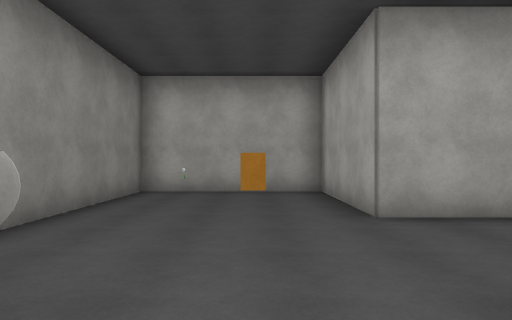
[1] (above)

24 first-person views from a walk through a scene from a Unity 3-D project. The camera is 1.5 m above the floor, looks level and sees 70° across. The floor is counted in squares, 2 m on a side. Each view is taken from the middle of a square. On the plan, view 1 faces up. The plan holds only what a view shows up to about 11 squares ahead; the rest is blank. The place goes on beyond the plan. The player is left out. Some surface patterns are stand-ins.

[2]
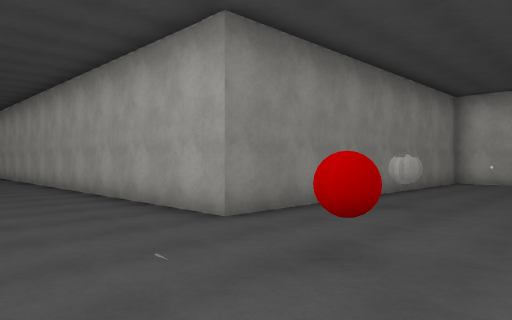

[3]
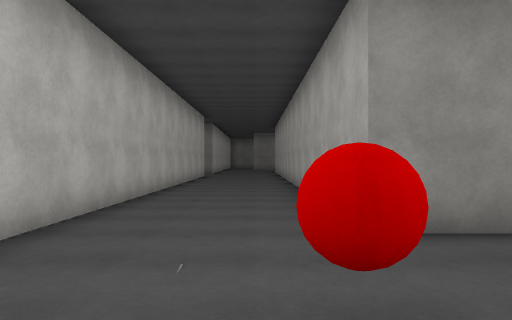

[4]
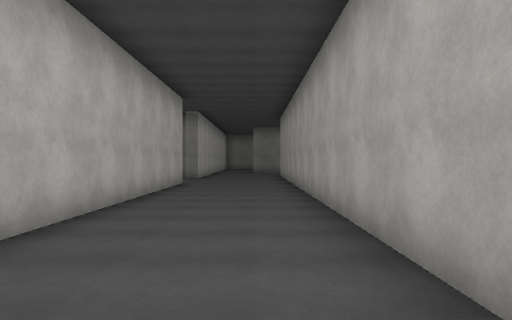

[5]
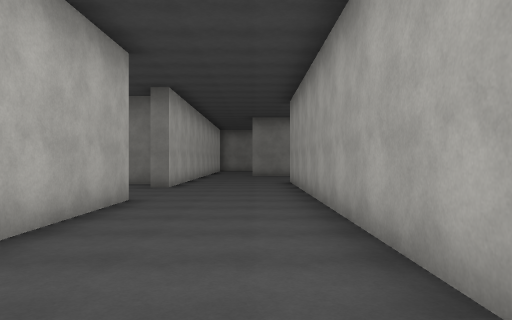

[6]
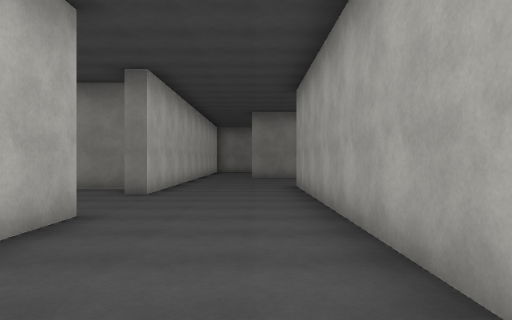

[7]
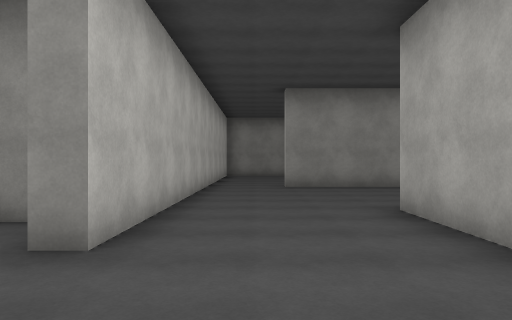

[8]
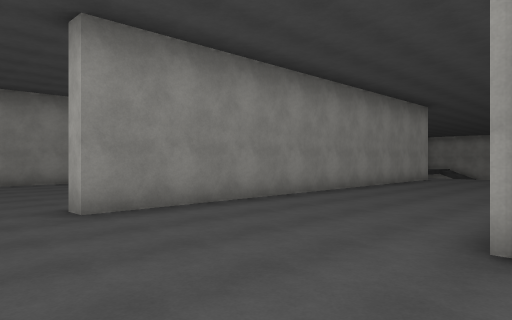

[9]
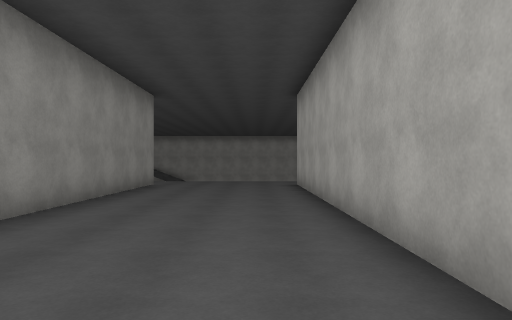

[10]
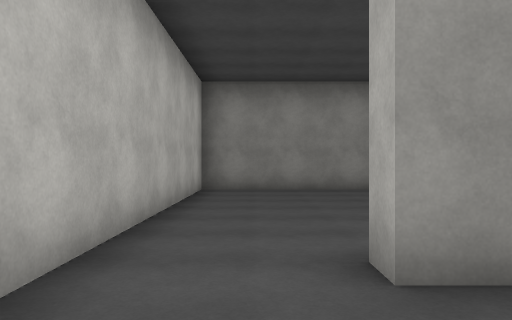

[11]
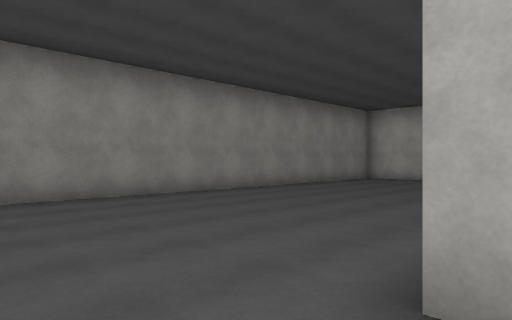

[12]
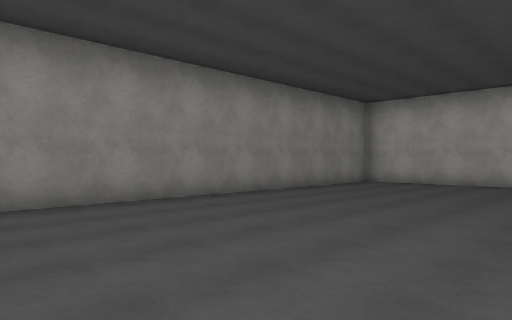

[13]
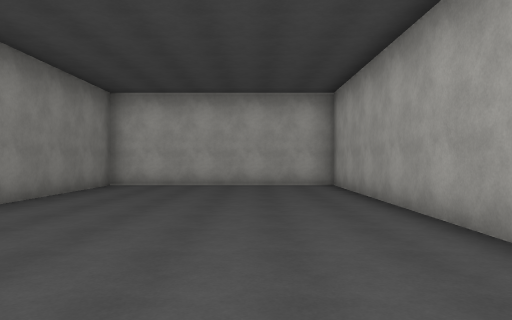

[14]
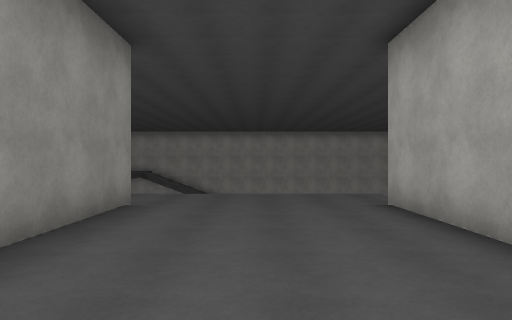

[15]
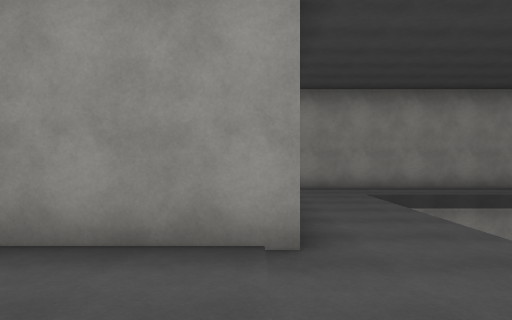

[16]
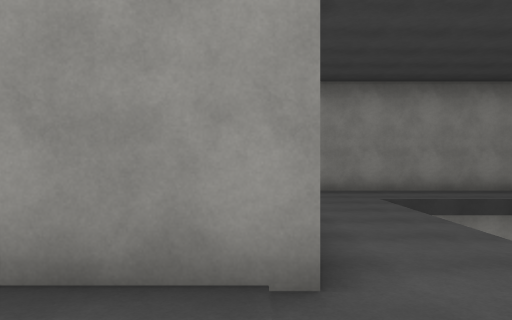

[17]
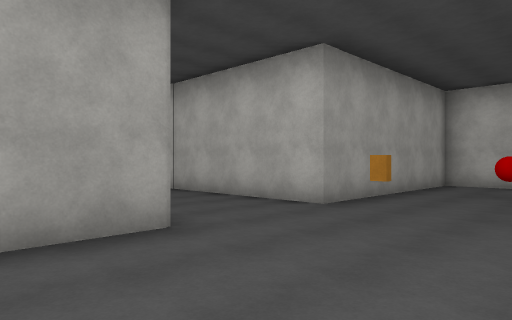

[18]
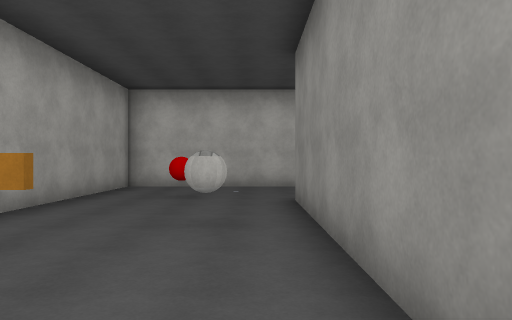

[19]
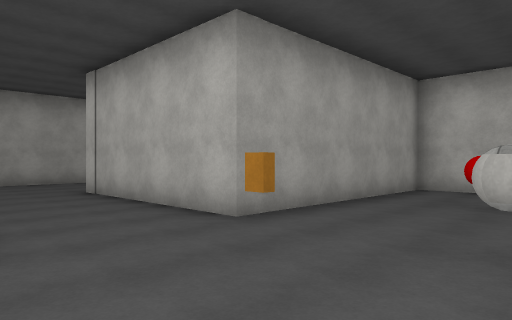

[20]
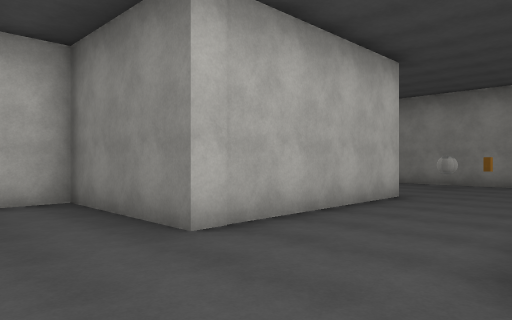

[21]
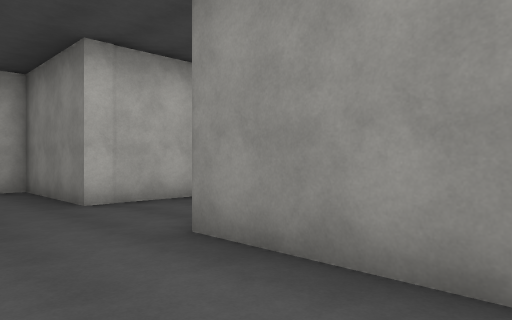

[22]
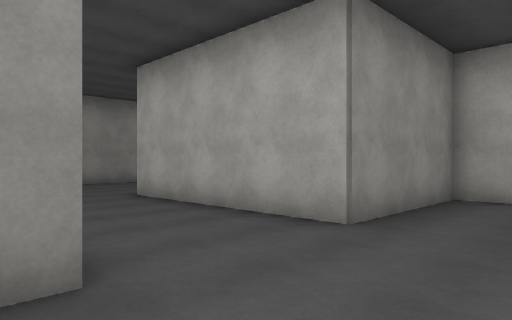

[23]
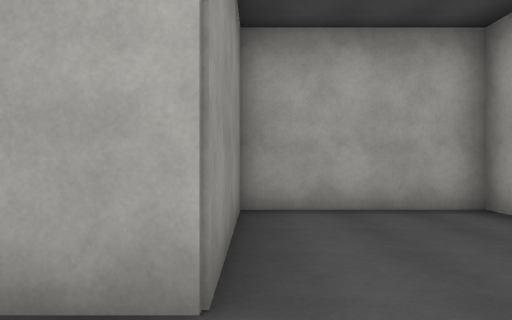

[24]
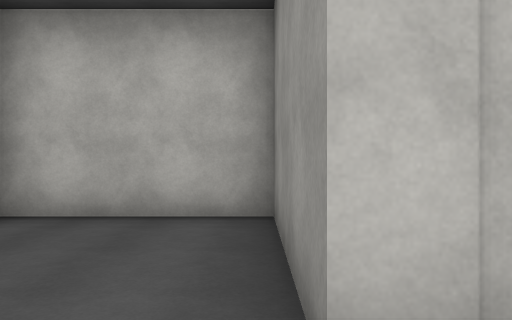

### Floor plan
Points are (right, up) in squares from view 1. A wall is a line through its corners. A room is listed if a view was taken in it or the views show most of it. See-through windows are left out.
Room 1 (views 1, 2, 3, 4, 5, 6, 7, 8, 9, 10, 14, 15, 16, 17, 18, 19, 20, 21, 22, 23, 24)
walls: (-26.2, 10.5) (-26.2, -2.2); (-21.7, 0.8) (-21.7, 10.1); (-15.9, -4.4) (1.6, -4.4) (1.6, 1.8) (6.8, 1.8) (6.8, -1.8) (9.5, -1.8); (-20.4, -5.4) (-20.4, -6.6); (-25.4, -4.4) (-19, -4.4) (-19, -5); (-33.3, 17.2) (-33.3, 11.2); (9.5, 8.5) (6.8, 8.5) (6.8, 4.8) (1.6, 4.8) (1.6, 8.7) (-2.7, 8.7) (-2.7, -0.8) (-21.5, -0.8)
ways out: opening at (-26, -3.5) to room 2
objects: ball (-1, 2); other object (-1, 8); red ball (0, -2); orange block (0, 3)
Room 2 (views 11, 12, 13)
walls: (-26.7, 2.2) (-26.7, 9.9) (-33.3, 9.9) (-33.3, -4.4) (-25.4, -4.4); (-26.2, -2.2) (-26.8, -2.2)
ways out: opening at (-26, -3.5) to room 1

Where each view was taken, in squares from view 1:
view 1: 0 up, 0 right, facing up
view 2: 4 down, 1 right, facing up-left
view 3: 2 down, 1 right, facing left
view 4: 2 down, 4 left, facing left
view 5: 2 down, 9 left, facing left
view 6: 2 down, 11 left, facing left
view 7: 3 down, 16 left, facing left
view 8: 4 down, 21 left, facing up-left
view 9: 1 down, 23 left, facing up
view 10: 3 down, 24 left, facing left
view 11: 4 down, 26 left, facing up-left
view 12: 2 down, 27 left, facing up-left
view 13: 1 down, 29 left, facing up
view 14: 4 up, 24 left, facing up
view 15: 10 up, 23 left, facing left
view 16: 10 up, 24 left, facing left
view 17: 7 up, 2 left, facing down-right
view 18: 6 up, 2 left, facing down
view 19: 5 up, 2 left, facing down-right
view 20: 5 up, 9 right, facing down-left
view 21: 8 up, 9 right, facing down-left
view 22: 1 up, 9 right, facing up-left
view 23: 3 up, 7 right, facing up
view 24: 3 up, 7 right, facing down
